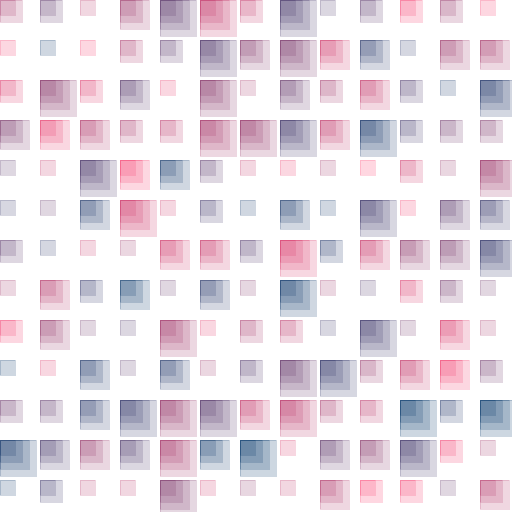
Frame 1 (no input)
Frame 60 (the mouse pressed at the canvas centre just before this capture): identical to frame 1, image omitted
Frame 120 (the mouse held since frame 60 and released just before this capture): identical to frame 1, image omitted

The Processing sketch that drew this single still picture (run headless with seeded random() and noise(); from frame 60 on, the mouse is pressed at the canvas centre):

// Processing sketch: OOP_3
// ── OOP_3.pde
//Declaramos un array de la clase "Modulo". Se hace igual que un array tradicional.
Modulo[][] modulos = new Modulo[20][20];

void setup() {
    size(512, 512); 

    // //inicializamos todos los elementos (onjetos "modulo" en este caso) con la informacion que necesita
    // for (int i = 0; i < modulos[0].length; ++i) {
    //     for (int j = 0; j < modulos[1].length; ++j) {
    //         //Eneste ejemplo, le pasamos solo valores random, pero esto se puede hacer en el orden que queramos
    //         modulos[i][j] = new Modulo(random(width), random(height), random(10,30), color(random(255), 100, 200, 50), floor(random(1, 5)));    
    //     }
    // }

    //Este for loop bidimiensional los ordena en grilla. Apagar el de arriba al prender este para verlo mejor
    for (int i = 0; i < modulos[0].length; ++i) {
        for (int j = 0; j < modulos[1].length; ++j) {
            //En este ejemplo, le pasamos solo valores random, pero esto se puede hacer en el orden que queramos
            modulos[i][j] = new Modulo(40*i, 40*j, 15, color(random(255), 50, 100, 50), floor(random(1, 5)));
        }
    }
}

void draw() {
    background(255);
    
    //Invocamos el metodo dibuja() de cada objeto
    for (int i = 0; i < modulos[0].length; ++i) {
        for (int j = 0; j < modulos[1].length; ++j) {
            modulos[i][j].dibuja();
        }
    }
}


// ── modulo.pde
//CLASE BASICA

class Modulo {
    //variables de la clase
    float posX, posY;
    float tam;
    color col;
    int nRepeticiones;
    
    
    //Constructor
    Modulo(float x, float y, float t, color c, int n) {
        posX = x;
        posY = y;
        tam = t;
        col = color(c);
        nRepeticiones = n;
        
    }
    
    //Metodos. En este caso, solo tenemos 1 que dibuja
    void dibuja() {
        
        fill(col);
        stroke(col);
        //noFill();
        //Aca usamos la variable int "nRepeticiones" para la cantidad de vueltas del for loop.
        //Entonces cada objeto va a dibujar una cantidad de repeticiones dada por lo que venga del sketch principal
        for (int i = 0; i < nRepeticiones; ++i) {
            rect(posX, posY, tam + 7 * i, tam + 7 * i);
        }
    }
} 
